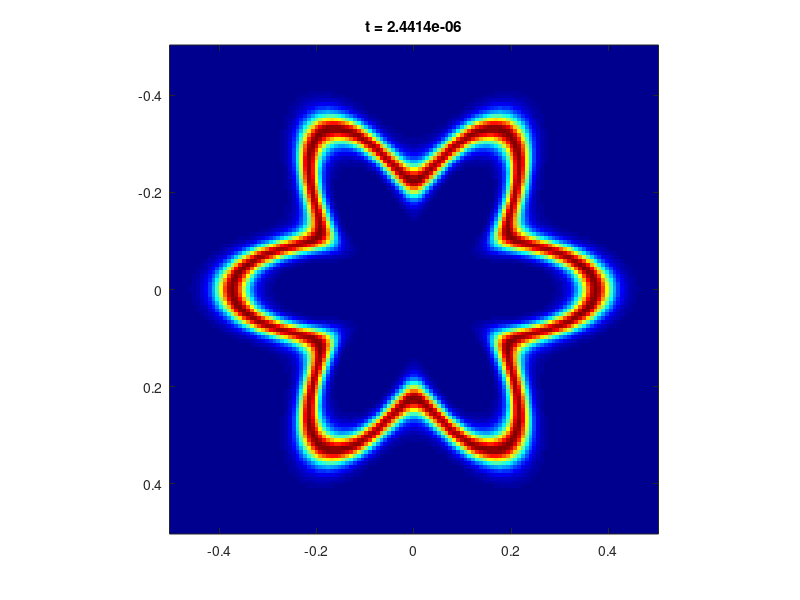
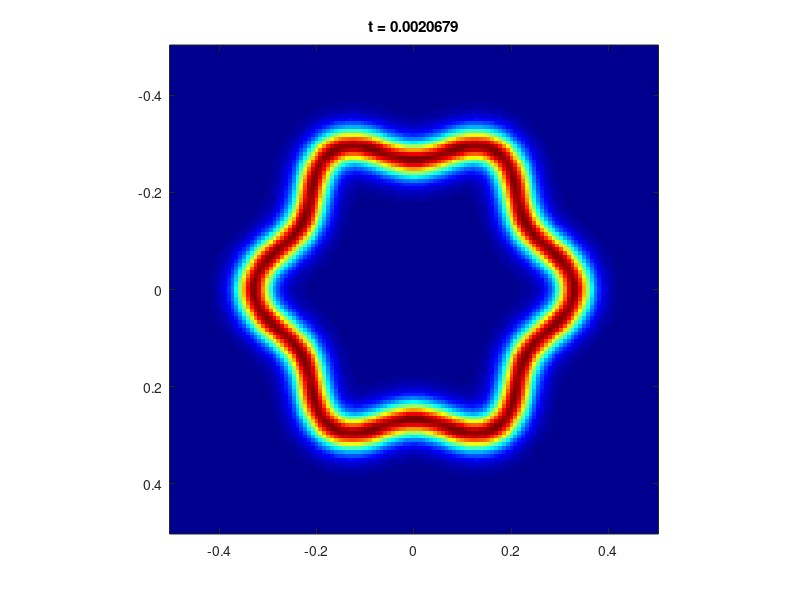
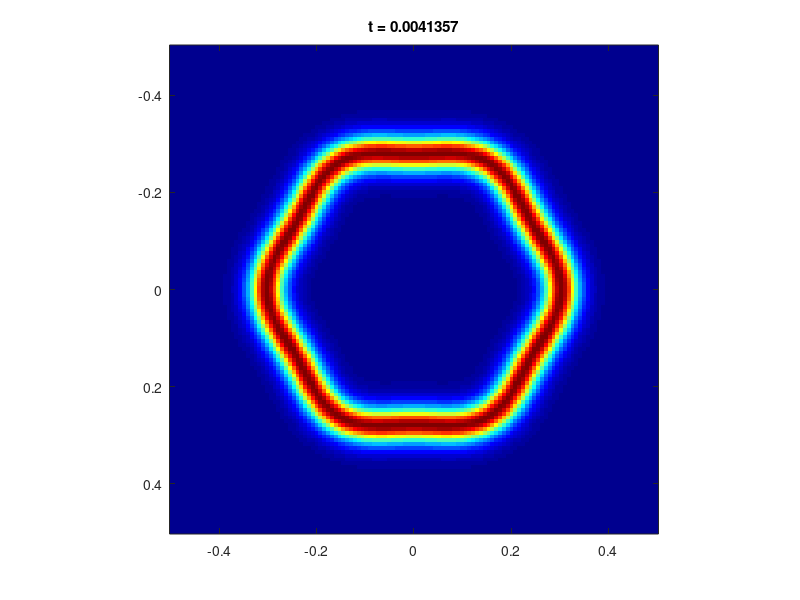
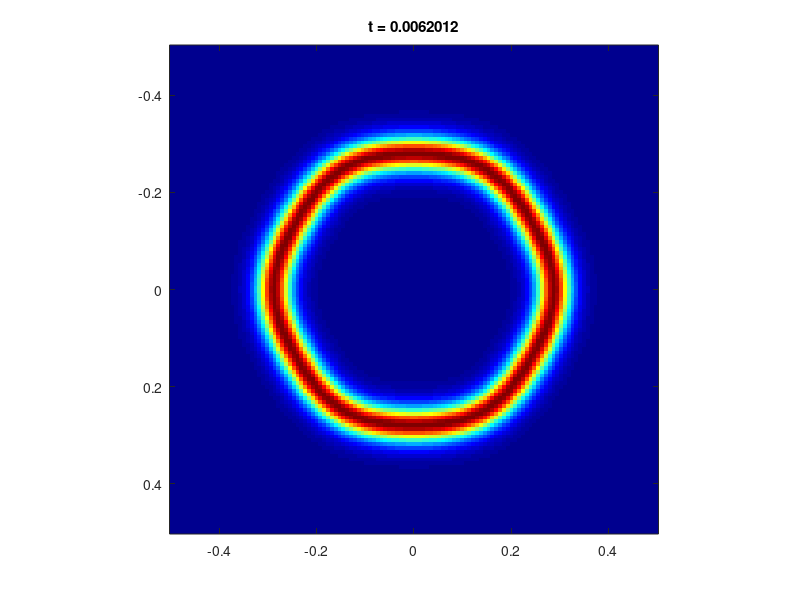

These charts were generated, in order, by the following MATLAB code:
% 
%%%%%%%%%%%%%%%%%%%%%%%%%%%%%%%%%%%%%%%%%%%%%%%%%%%%%%%%ù
% 
% 
clear all; clf;
colormap('jet');


N = 2^7;
x = linspace(-1/2,1/2,N);
[X1,X2] = meshgrid(x,x);
T = 0.01;

R0 = 0.3;

k = [0:N/2,-N/2+1:-1];
[K1,K2] = meshgrid(k,k);
Delta = -4*pi^2*(K1.^2 + K2.^2);

F_prim = @(s) (1 - 6*s).*s;
F_seconde = @(s) (1 - 12*s);

 T_vec = linspace(0,T*1.24,7)
 
%%%%%%%%%%%%%%%%%%%%%%%%%%  Avec notre model   %%%%%%%%%%%%%%%%%%%%%% 

epsilon = 2/N;
angle_0 = angle(X1 + 1i*X2)
dist1 = (sqrt((X1).^2 + X2.^2 ) - R0*(1 + 0.25*cos(6*angle_0)));
u = 1/4*(1 - tanh(dist1/epsilon/2).^2);
R_init = sum(u(:))/N^2/(2*pi)/epsilon

 

dt =0.01*epsilon^2;
alpha =0/epsilon^2;
beta = 0/epsilon^0;



sigma = 2;
M = 1./(1 + dt*( 1*sigma*epsilon^2*Delta.^2  - Delta  +   alpha - beta*Delta));
j_sauvegarde  = 1;

 
for i=1:T/dt,
   
    
    Delta_u = (ifft2(Delta.*fft2(u)));  mu = Delta_u - F_prim(u)/epsilon^2;
    Delta_Wu = (ifft2(Delta.*fft2(F_prim(u)/epsilon^2)));
    res = sigma*epsilon^2*Delta_Wu + sigma*F_seconde(u).*(mu) + alpha*u - beta*Delta_u - F_prim(u)/epsilon^2; 
    u = real(ifft2(M.*(fft2( u + dt*res)))); 
    u = min(max(u,0),0.25);
    t1(i)=i*dt;
    Rayon1(i) =  sum(u(:))/N^2/(2*pi)/epsilon; 
    
    
    if mod(i,100)==1 
    imagesc(x,x,u);
    axis square;
    pause(0.1)
    end
    
    
     if (i*dt > T_vec(j_sauvegarde))
       
       %clf;
       imagesc(x,x,u);
       axis square
       name_title = ['t = ',num2str(i*dt)];
       title(name_title,'linewidth',2)
        
       
       name_fig = ['Test_compar_our_',num2str( j_sauvegarde),'.eps'];
      
       print('-depsc', name_fig)
      
       j_sauvegarde = j_sauvegarde +1;
 

       
    end
      
end
 





